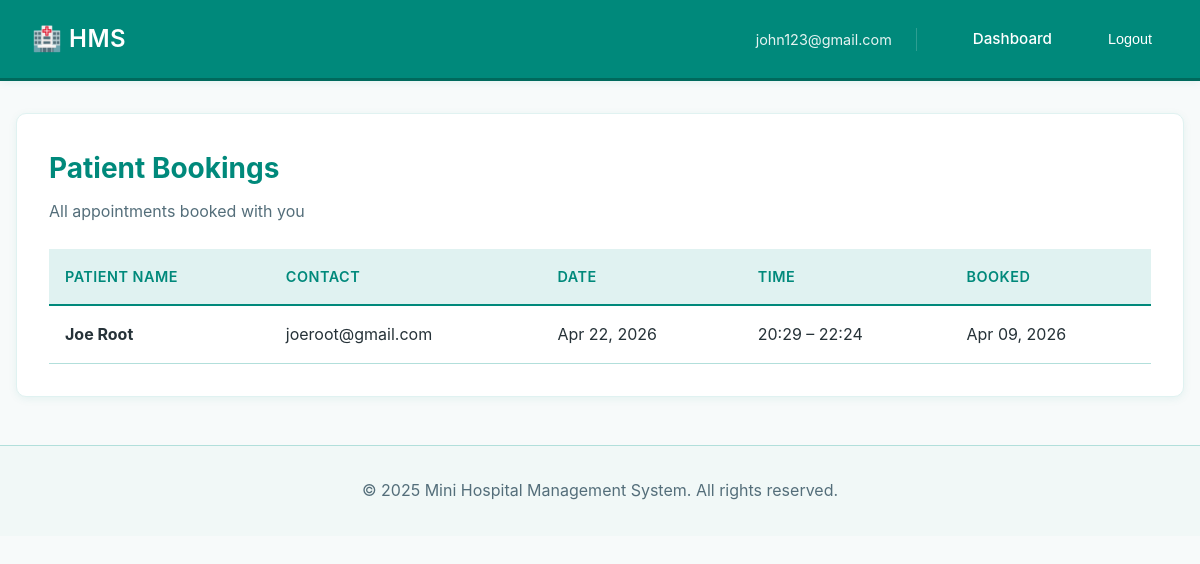
Screenshot of /doctors/bookings/ (signed in) with the database file from the repository.
### accounts/models.py (models this page shows, shortened)
class CustomUser(AbstractUser):
    ROLE_CHOICES = (
        ('DOCTOR', 'Doctor'),
        ('PATIENT', 'Patient'),
    )
    role = models.CharField(
        max_length=10,
        choices=ROLE_CHOICES,
        default='PATIENT'
    )
    google_calendar_token = models.JSONField(
        null=True,
        blank=True,
        help_text="OAuth token for Google Calendar"
    )
    is_2fa_enabled = models.BooleanField(
        default=False,
        help_text="Whether two-factor authentication is enabled"
    )
    class Meta:
        db_table = 'accounts_customuser'
        verbose_name = 'User'
        verbose_name_plural = 'Users'
    def is_doctor(self):
        return self.role == 'DOCTOR'

### bookings/models.py (models this page shows, shortened)
class Booking(models.Model):
    PAYMENT_STATUS_CHOICES = [
        ('pending', 'Pending'),
        ('completed', 'Completed'),
        ('failed', 'Failed'),
    ]
    patient = models.ForeignKey(
        CustomUser,
        on_delete=models.CASCADE,
        related_name='bookings',
        limit_choices_to={'role': 'PATIENT'}
    )
    doctor = models.ForeignKey(
        CustomUser,
        on_delete=models.CASCADE,
        related_name='patient_bookings',
        limit_choices_to={'role': 'DOCTOR'}
    )
    slot = models.OneToOneField(
        AvailabilitySlot,
        on_delete=models.CASCADE,
        related_name='booking'
    )
    consultation_fee = models.DecimalField(max_digits=10, decimal_places=2, default=0)
    payment_status = models.CharField(
        max_length=20,
        choices=PAYMENT_STATUS_CHOICES,
        default='pending',
        help_text="Payment status for the consultation"
    )
    payment_id = models.CharField(max_length=100, blank=True, null=True, help_text="Razorpay payment ID")
    created_at = models.DateTimeField(auto_now_add=True)
    reminder_sent_24h = models.BooleanField(default=False, help_text="Whether 24-hour reminder has been sent")
    reminder_sent_1h = models.BooleanField(default=False, help_text="Whether 1-hour reminder has been sent")
    class Meta:
        db_table = 'bookings_booking'
        verbose_name = 'Booking'
        verbose_name_plural = 'Bookings'
        ordering = ['-created_at']

### doctors/models.py (models this page shows, shortened)
class AvailabilitySlot(models.Model):
    doctor = models.ForeignKey(
        CustomUser,
        on_delete=models.CASCADE,
        related_name='availability_slots',
        limit_choices_to={'role': 'DOCTOR'}
    )
    date = models.DateField()
    start_time = models.TimeField()
    end_time = models.TimeField()
    is_booked = models.BooleanField(default=False)
    is_recurring = models.BooleanField(default=False, help_text="Repeat every week on this day")
    max_patients_per_day = models.IntegerField(default=10)
    created_at = models.DateTimeField(auto_now_add=True)
    updated_at = models.DateTimeField(auto_now=True)
    class Meta:
        db_table = 'doctors_availabilityslot'
        verbose_name = 'Availability Slot'
        verbose_name_plural = 'Availability Slots'
        ordering = ['-date', 'start_time']
        unique_together = ('doctor', 'date', 'start_time', 'end_time')
        indexes = [
            models.Index(fields=['doctor', 'date', 'is_booked']),
        ]

### doctors/views.py (the view)
    def wrapper(request, *args, **kwargs):
        if not request.user.is_authenticated or not request.user.is_doctor():
            messages.error(request, "You don't have permission to access this page.")
            return redirect('home')
        return view_func(request, *args, **kwargs)

### doctors/views.py (called while the page is built)
def doctor_only(view_func):
    def wrapper(request, *args, **kwargs):
        if not request.user.is_authenticated or not request.user.is_doctor():
            messages.error(request, "You don't have permission to access this page.")
            return redirect('home')
        return view_func(request, *args, **kwargs)
    return wrapper

@login_required(login_url='home')
@login_required(login_url='home')
@doctor_only
def view_bookings(request):
    bookings = Booking.objects.filter(doctor=request.user).select_related(
        'patient', 'slot'
    ).order_by('-created_at')
    context = {
        'bookings': bookings,
    }
    if request.GET.get('ajax') == '1':
        return render(request, 'doctors/view_bookings_content.html', context)
    return render(request, 'doctors/view_bookings.html', context)

### templates/doctors/view_bookings.html (shortened to what this page needs)
{% extends 'base.html' %}
{% block content %}
<div class="card">
    <h2>Patient Bookings</h2>
    <p style="color: #546E7A; margin-bottom: 1.5rem;">All appointments booked with you</p>
    {% if bookings %}
    <div style="overflow-x: auto;">
        <table>
            <thead>
                <tr>
                    <th>Patient Name</th>
                    <th>Contact</th>
                    <th>Date</th>
                    <th>Time</th>
                    <th>Booked</th>
                </tr>
            </thead>
            <tbody>
                {% for booking in bookings %}
                <tr>
                    <td><strong>{{ booking.patient.get_full_name }}</strong></td>
                    <td>{{ booking.patient.email }}</td>
                    <td>{{ booking.slot.date|date:"M d, Y" }}</td>
                    <td>{{ booking.slot.start_time|time:"H:i" }} – {{ booking.slot.end_time|time:"H:i" }}</td>
                    <td>{{ booking.created_at|date:"M d, Y" }}</td>
                </tr>
                {% endfor %}
            </tbody>
        </table>
    </div>
    {% else %}
    <p style="color: #546E7A; text-align: center; padding: 2rem;">No bookings yet.</p>
    {% endif %}
</div>
{% endblock %}

### templates/base.html (shortened to what this page needs)
<!DOCTYPE html>
<html lang="en">
<head>
</head>
<body>
    <div class="navbar">
        <h1>🏥 HMS</h1>
        <nav>
            {% if user.is_authenticated %}
                <span style="margin-right: 2rem;">{{ user.email }}</span>
                <a href="{% url 'patient_dashboard' %}">Dashboard</a>
                <form method="post" action="{% url 'logout' %}" style="display: inline;" onsubmit="return confirm('Are you sure you want to logout?');">
                    <button type="submit" style="background: none; border: none; color: white; cursor: pointer; margin-left: 1rem;">Logout</button>
                </form>
            {% else %}
                <a href="{% url 'login' %}">Login</a>
                <a href="{% url 'doctor_signup' %}">Doctor Signup</a>
                <a href="{% url 'patient_signup' %}">Patient Signup</a>
            {% endif %}
        </nav>
    </div>
    <div class="container">
        {% block content %}{% endblock %}
    </div>
    <footer>
        <p>&copy; 2025 Mini Hospital Management System. All rights reserved.</p>
    </footer>
</body>
</html>

### templates/base.html (style rules this page uses)
:root { --primary-teal: #00897B; --secondary-teal: #00695C; --accent-teal: #4DB6AC; --background: #F7FAFA; --card-bg: #FFFFFF; --text-color: #263238; --text-light: #546E7A; --success: #2E7D32; --danger: #C62828; --border-color: #B2DFDB; --shadow: 0 2px 8px rgba(0, 137, 123, 0.08); --shadow-hover: 0 4px 12px rgba(0, 137, 123, 0.12); }
* { margin: 0; padding: 0; box-sizing: border-box; }
body { font-family: -apple-system, BlinkMacSystemFont, 'Segoe UI', Roboto, Oxygen, Ubuntu, Cantarell, sans-serif; background-color: var(--background); color: var(--text-color); line-height: 1.6; }
.navbar { background-color: var(--primary-teal); color: white; padding: 1.25rem 2rem; display: flex; justify-content: space-between; align-items: center; box-shadow: var(--shadow); border-bottom: 3px solid var(--secondary-teal); }
.navbar h1 { font-size: 1.5rem; font-weight: 600; letter-spacing: 0.5px; }
.navbar nav { display: flex; align-items: center; gap: 1.5rem; }
.navbar nav span { font-size: 0.9rem; opacity: 0.9; border-right: 1px solid rgba(255,255,255,0.2); padding-right: 1.5rem; }
.navbar nav a { color: white; text-decoration: none; font-size: 0.95rem; font-weight: 500; transition: opacity 0.2s; }
.navbar button { background: rgba(255,255,255,0.2); color: white; border: 1px solid rgba(255,255,255,0.3); padding: 0.5rem 1rem; border-radius: 6px; cursor: pointer; font-size: 0.9rem; font-weight: 500; transition: background 0.2s; }
.container { max-width: 1200px; margin: 2rem auto; padding: 0 1rem; }
.card { background: var(--card-bg); border-radius: 10px; box-shadow: var(--shadow); padding: 2rem; margin-bottom: 2rem; border: 1px solid #E0F2F1; transition: box-shadow 0.2s; }
.card h2 { color: var(--primary-teal); margin-bottom: 0.5rem; font-size: 1.75rem; }
.card p { color: var(--text-light); margin-bottom: 1rem; }
form { display: flex; flex-direction: column; }
table { width: 100%; border-collapse: collapse; }
th { background-color: #E0F2F1; padding: 1rem; text-align: left; border-bottom: 2px solid var(--primary-teal); font-weight: 600; color: var(--primary-teal); font-size: 0.9rem; text-transform: uppercase; letter-spacing: 0.5px; }
td { padding: 1rem; border-bottom: 1px solid var(--border-color); color: var(--text-color); }
footer { text-align: center; padding: 2rem; color: var(--text-light); border-top: 1px solid var(--border-color); margin-top: 3rem; background-color: #F1F8F7; }
a { color: var(--primary-teal); text-decoration: none; }

### rows the page displays
CustomUser: email "john123@gmail.com"
Booking: patient.get_full_name "Joe Root", patient.email "joeroot@gmail.com", slot "Apr 22, 2026", slot.start_time "20:29", slot.end_time "22:24", created_at "Apr 09, 2026"
